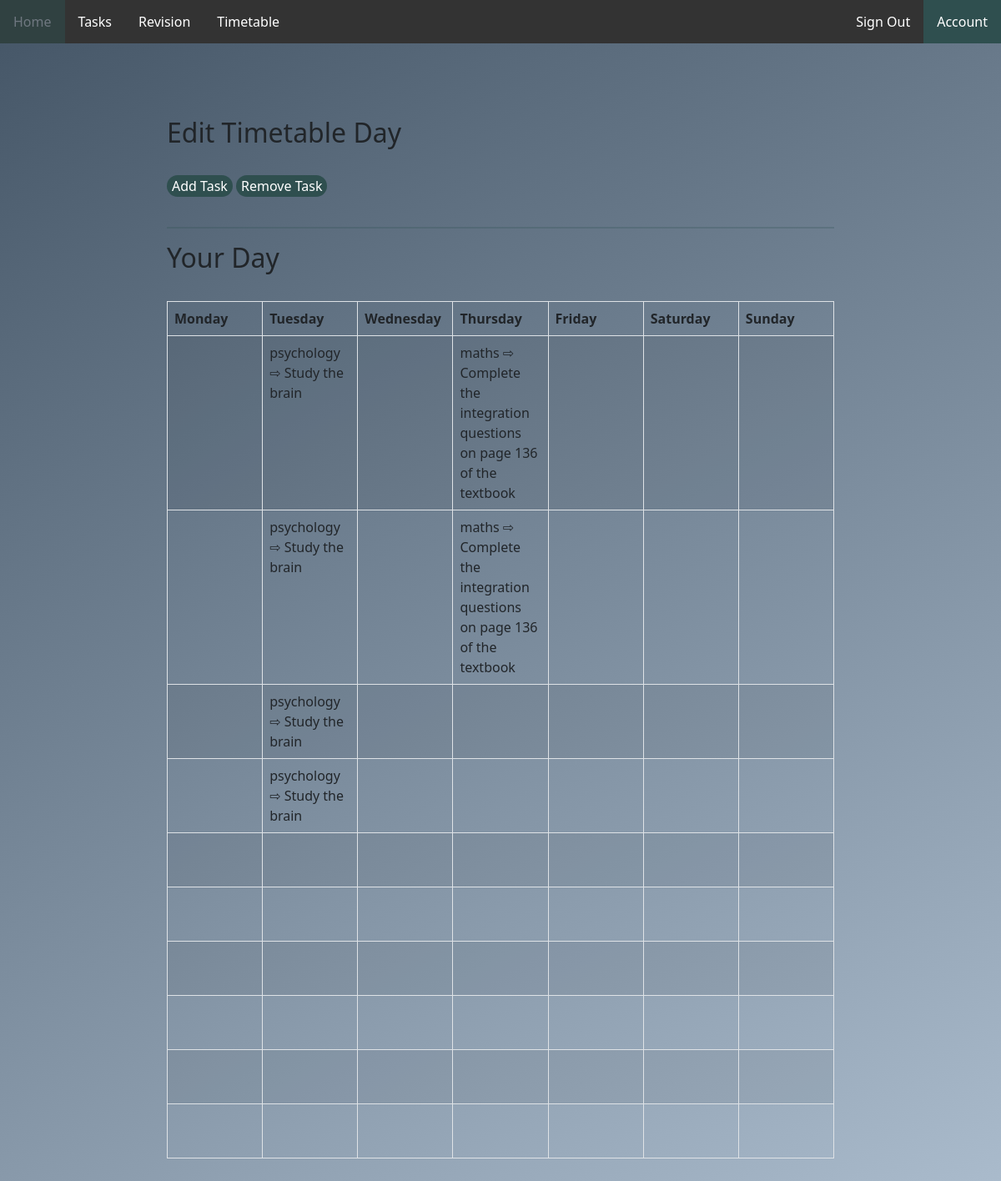
The page /timetable (signed in) on the database its author committed.
### tables this page shows
CREATE TABLE tasks (task_id INTEGER PRIMARY KEY AUTOINCREMENT NOT NULL UNIQUE, description STRING, completed BOOLEAN (1) NOT NULL, category VARCHAR NOT NULL REFERENCES subjects (subject), due_date DATE, set_date DATE, username VARCHAR REFERENCES user_info (username) NOT NULL);

### app.py (the view, shortened to what this page needs)
@app.route("/timetable", methods=["POST", "GET"])
def timetable():
    if not session.get("name"):
        return redirect("/sign_in")
    if request.method == "GET":
        week = session.get("timetable").display()
        return render_template("timetable.html", message = week, tasks = database.get_tasks_by_username(session["username"]), days = [x for x in session["timetable"].week] )

### classes.py (called while the page is built)
    def display(self) -> list:
        result = []
        for key in self.week:
            list_of_tasks = self.week[key].get_tasks()
            result.append([key, list_of_tasks])
        return result

    def get_tasks(self) -> list:
        tasks = []
        for x in self.tasks_today:
            tasks.append(database.get_task_by_id(x))
        return tasks

### database.py (called while the page is built)
def execute_and_return(query: str, arguments: tuple) -> list:
    details = []
    connection = sqlite3.connect("./nea_database.db")
    cursor = connection.execute(query, arguments).fetchall()
    for x in cursor:
        details.append(x)
    connection.commit()
    connection.close()
    return details

def get_task_by_id(id):
    details = execute_and_return("SELECT * FROM tasks WHERE task_id = ?", (id, ))[0]
    return details

def get_tasks_by_username(username):
    value = execute_and_return("SELECT * FROM tasks JOIN subjects ON tasks.category = subjects.subject WHERE tasks.username = ?", (username, ))
    details = []
    for x in value:
        details.append(x)
    return details

### templates/timetable.html (shortened to what this page needs)
{% extends "home_layout.html" %} {% block body %}
<div class="container error">
</div>
<div class="page-body">
    <h2>Edit Timetable Day</h1>
        <br>
        <div class="tabheader">
            <button class="button" id="add_task">Add Task</button>
            <button class="button" id="remove_task">Remove Task</button>
        </div>
    <hr>
    <h2>Your Day</h2>
    <br>
    <div class="table-responsive-xl">
        <table class="table table-striped table-bordered table-fixed">
            <thead>
                <tr>
                    {% for x in message %}
                    <th scope="col">{{x[0]}}</th>
                    {% endfor %}
                </tr>
            </thead>
            <tbody>
                {% for x in range(10) %}
                    <tr>
                        {% for y in message %}
                            {% if y[1][x] %}
                                <td scope="row">{{ y[1][x][3] }} ⇨ {{ y[1][x][1] }}</td>
                            {% else %}
                                <td scope="row"><br><br></td>
                            {% endif %}
                        {% endfor %}
                    </tr>
                {% endfor %}
            </tbody>
        </table>
    </div>
{% endblock %}

### static/style.css (style rules this page uses)
html { min-height:100%; }
body { background:linear-gradient(150deg, #445566, #AABBCC); background-repeat: no-repeat; background-position:bottom; background-size: cover; background-attachment: fixed; font-family: system-ui, -apple-system, BlinkMacSystemFont, 'Segoe UI', Roboto, Oxygen, Ubuntu, Cantarell, 'Open Sans', 'Helvetica Neue', sans-serif; }
.error { color:red; text-align: center; border-bottom:none; margin: 0px; }
.page-body { margin-right: auto; margin-left: auto; margin-top: 20px; max-width: 70%; padding: 20px; }
.page-body hr { background-color: #2F4F4F; height: 2px; border: 0px; }
.container { padding: 24px; }
.container button, .button { background-color: #2F4F4F; border: none; color: white; text-align: center; text-decoration: none; display: inline-block; font-size: 16px; border-radius: 25px; margin-bottom: 20px; background-color:#2F4F4F; }
h1, h2, h3, h4, h5 { text-align: left; }
table { table-layout: fixed; overflow: hidden; }

### rows shown on the page
tasks: category "psychology" "psychology" "psychology" "psychology", description "Study the brain" "Study the brain" "Study the brain" "Study the brain"
tasks: category "maths" "maths", description "Complete the integration questions on page 136 of the textbook" "Complete the integration questions on page 136 of the textbook"

### other values the page prints
{{ x[0] }} "Monday" "Tuesday" "Wednesday" "Thursday" "Friday" "Saturday" "Sunday"
